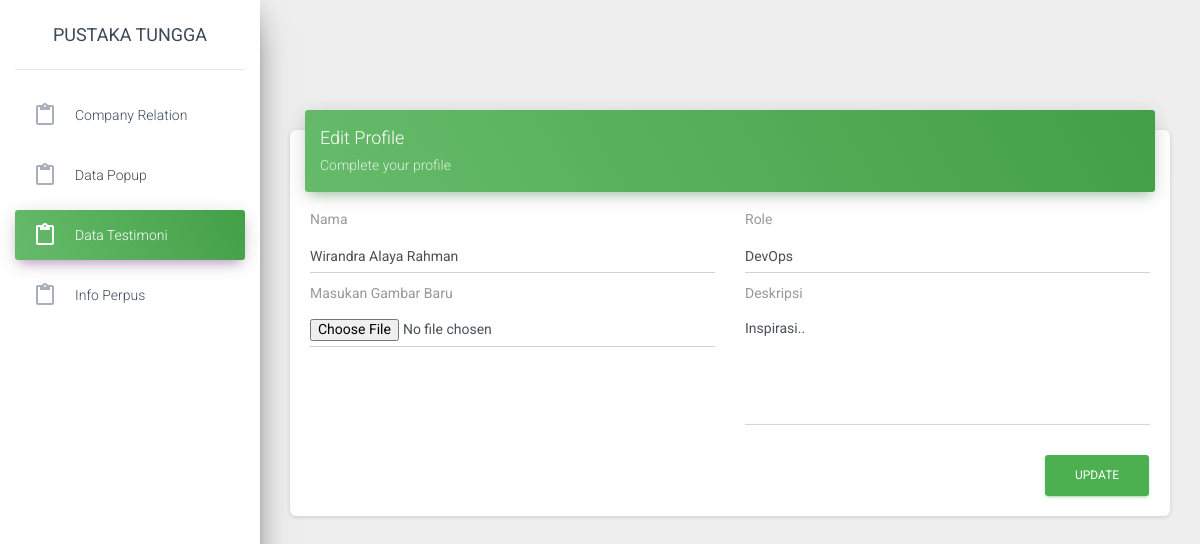
/page_store_data/master_data_testimoni/edit.php?id=3, run on the app's committed database.
### tables this page shows
CREATE TABLE `data_testimoni` (
  `id` int(11) NOT NULL,
  `nama` varchar(100) NOT NULL,
  `role` varchar(100) NOT NULL,
  `gambar` varchar(255) NOT NULL,
  `deskripsi` varchar(255) NOT NULL,
  `created_at` timestamp NOT NULL DEFAULT current_timestamp(),
  `updated_at` timestamp NOT NULL DEFAULT current_timestamp()
);

### page_store_data/master_data_testimoni/edit.php (the view, shortened to what this page needs)
<?php
include 'C:/xampp/htdocs/landing_page/env.php';
?>
<!DOCTYPE html>
<html lang="en">
<head>
  <link rel="stylesheet" href="https://maxcdn.bootstrapcdn.com/font-awesome/latest/css/font-awesome.min.css">
  <link href="assets_store/css/material-dashboard.css?v=2.1.2" rel="stylesheet" />
  <link href="assets_store/demo/demo.css" rel="stylesheet" />
</head>
<body class="">
  <div class="wrapper ">
    <div class="sidebar" data-color="purple" data-background-color="white" data-image="../assets/img/sidebar-1.jpg">
      <div class="logo"><a href="http://www.creative-tim.com" class="simple-text logo-normal">
          Pustaka Tungga
        </a></div>
      <div class="sidebar-wrapper">
        <?php include 'sidebar.php' ?>
      </div>
    </div>
    <div class="main-panel">
      <nav class="navbar navbar-expand-lg navbar-transparent navbar-absolute fixed-top ">
      </nav>
      <div class="content">
        <div class="container-fluid">
          <div class="row">
            <?php
              if (isset($_GET['id'])) {
                $id = ($_GET["id"]);
                $query = "SELECT * FROM data_testimoni WHERE id='$id'";
                $result = mysqli_query($conn, $query);
                $data = mysqli_fetch_assoc($result);
              } else {
                echo "<script>alert('Masukkan data id.');window.location='/';</script>";
              }
            ?>
            <div class="col-md-12">
              <div class="card">
                <div class="card-header card-header-success">
                  <h4 class="card-title">Edit Profile</h4>
                  <p class="card-category">Complete your profile</p>
                </div>
                <div class="card-body">
                  <form method="POST" enctype="multipart/form-data" action="function/update.php">
                    <div class="row">
                      <div class="col-md-6">
                        <label for="" class="bmd-label-floating">Nama</label><br>
                        <input type="text" name="nama" value="<?php echo $data['nama']?>" class="form-control" required>
                      </div>
                      <div class="col-md-6">
                        <label for="" class="bmd-label-floating">Role</label><br>
                        <input type="text" name="role" value="<?php echo $data['role']?>" class="form-control" required >
                      </div>
                    <div class="col-md-12">
                        <div class="row">
                            <div class="col-md-6">
                              <label for="" class="bmd-label-floating" style="margin-top: 10px;">Masukan Gambar Baru</label><br>
                              <input type="file" name="gambar" class="form-control" required>
                            </div>
                            <div class="col-md-6">
                                <label for="" class="bmd-label-floating" style="margin-top: 10px;">Deskripsi</label><br>
                                <textarea name="deskripsi" id="deskripsi" cols="20" rows="5" class="form-control"><?php echo $data['deskripsi']?></textarea>
                            </div>
                        </div>
                    </div>
                    </div><br>
                    <button type="submit" class="btn btn-success pull-right">Update</button>
                    <div class="clearfix"></div>
                  </form>
                </div>
              </div>
            </div>
          </div>
        </div>
      </div>
    </div>
    </div>
</body>
</html>

### data on the page
data_testimoni: nama "Wirandra Alaya Rahman", role "DevOps", deskripsi "Inspirasi.."
